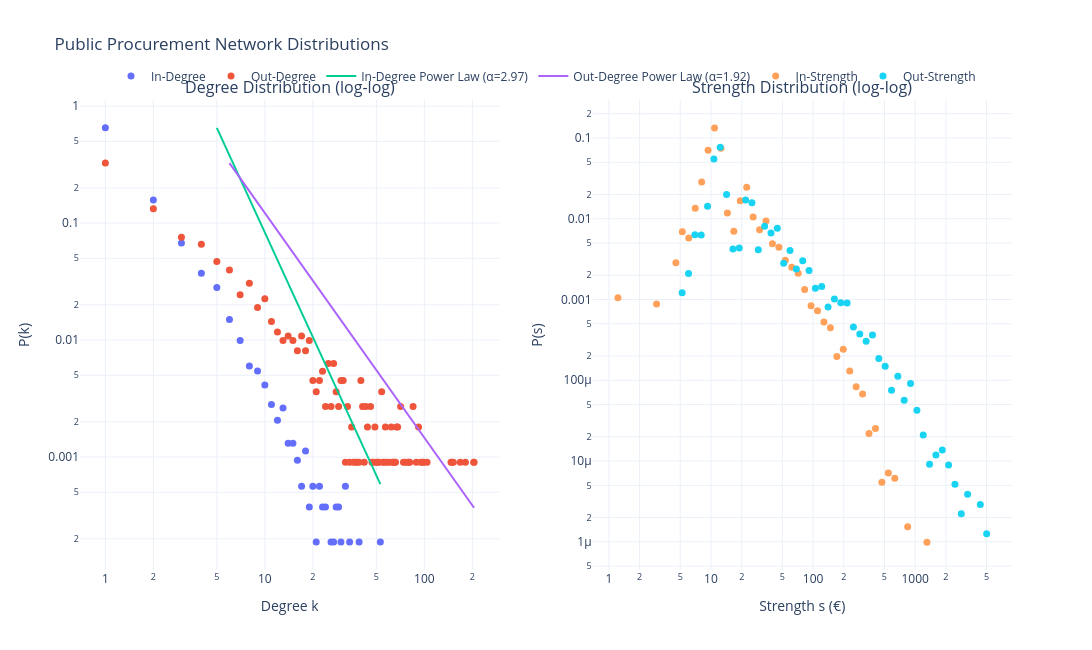

The cell this chart's notebook holds for it:
### Markdown cell above
## <font size=4>**3.1.3 Degree / Weight Distribution**</font> <a class="anchor" id="3.1.3"></a>

[Back to TOC](#toc)

### Code cell
from collections import Counter

import numpy as np
import plotly.graph_objects as go
from plotly.subplots import make_subplots
import powerlaw


def plot_degree_strength_distribution_plotly(
    G,
    weight_attr="weight",
    save_html=None,
    fit_powerlaw=True
):
    """
    Plot log-log degree and strength distributions
    with optional power-law fitting.

    Directed procurement network:
        - In-degree  -> companies receiving contracts
        - Out-degree -> public entities awarding contracts
    """

    # ==================================================
    # DEGREE DISTRIBUTIONS
    # ==================================================
    in_degrees = [
        d for _, d in G.in_degree()
        if d > 0
    ]

    out_degrees = [
        d for _, d in G.out_degree()
        if d > 0
    ]

    # ==================================================
    # STRENGTH DISTRIBUTIONS
    # ==================================================
    in_strengths = [
        d for _, d in G.in_degree(weight=weight_attr)
        if d > 0
    ]

    out_strengths = [
        d for _, d in G.out_degree(weight=weight_attr)
        if d > 0
    ]

    # ==================================================
    # FIGURE SETUP
    # ==================================================
    fig = make_subplots(
        rows=1,
        cols=2,
        subplot_titles=(
            "Degree Distribution (log-log)",
            "Strength Distribution (log-log)"
        )
    )

    # ==================================================
    # DEGREE DISTRIBUTION
    # ==================================================

    # ---------- IN-DEGREE ----------
    degree_counts_in = Counter(in_degrees)

    degrees_in = np.array(sorted(degree_counts_in.keys()))

    probs_in = np.array([
        degree_counts_in[d] / len(in_degrees)
        for d in degrees_in
    ])

    fig.add_trace(
        go.Scatter(
            x=degrees_in,
            y=probs_in,
            mode='markers',
            name='In-Degree',
            marker=dict(size=7),
            hovertemplate=(
                "Degree: %{x}<br>"
                "P(k): %{y:.5f}<extra></extra>"
            )
        ),
        row=1,
        col=1
    )

    # ---------- OUT-DEGREE ----------
    degree_counts_out = Counter(out_degrees)

    degrees_out = np.array(sorted(degree_counts_out.keys()))

    probs_out = np.array([
        degree_counts_out[d] / len(out_degrees)
        for d in degrees_out
    ])

    fig.add_trace(
        go.Scatter(
            x=degrees_out,
            y=probs_out,
            mode='markers',
            name='Out-Degree',
            marker=dict(size=7),
            hovertemplate=(
                "Degree: %{x}<br>"
                "P(k): %{y:.5f}<extra></extra>"
            )
        ),
        row=1,
        col=1
    )

    # ==================================================
    # POWER LAW FITTING
    # ==================================================
    if fit_powerlaw:

        # ------------------------------
        # IN-DEGREE FIT
        # ------------------------------
        fit_in = powerlaw.Fit(
            in_degrees,
            discrete=True,
            verbose=False
        )

        alpha_in = fit_in.alpha
        xmin_in = fit_in.xmin

        x_in = np.linspace(
            xmin_in,
            max(in_degrees),
            100
        )

        y_in = (
            x_in ** (-alpha_in)
        )

        y_in = y_in / y_in.max() * probs_in.max()

        fig.add_trace(
            go.Scatter(
                x=x_in,
                y=y_in,
                mode='lines',
                name=f'In-Degree Power Law (α={alpha_in:.2f})',
                line=dict(width=2)
            ),
            row=1,
            col=1
        )

        # ------------------------------
        # OUT-DEGREE FIT
        # ------------------------------
        fit_out = powerlaw.Fit(
            out_degrees,
            discrete=True,
            verbose=False
        )

        alpha_out = fit_out.alpha
        xmin_out = fit_out.xmin

        x_out = np.linspace(
            xmin_out,
            max(out_degrees),
            100
        )

        y_out = (
            x_out ** (-alpha_out)
        )

        y_out = y_out / y_out.max() * probs_out.max()

        fig.add_trace(
            go.Scatter(
                x=x_out,
                y=y_out,
                mode='lines',
                name=f'Out-Degree Power Law (α={alpha_out:.2f})',
                line=dict(width=2)
            ),
            row=1,
            col=1
        )

        # ==================================================
        # COMPARE DISTRIBUTIONS
        # ==================================================
        R_in, p_in = fit_in.distribution_compare(
            'power_law',
            'lognormal'
        )

        R_out, p_out = fit_out.distribution_compare(
            'power_law',
            'lognormal'
        )

        print("\n==============================")
        print("POWER LAW FIT RESULTS")
        print("==============================")

        print("\nIN-DEGREE")
        print(f"alpha = {alpha_in:.3f}")
        print(f"xmin  = {xmin_in}")
        print(f"R(powerlaw vs lognormal) = {R_in:.3f}")
        print(f"p-value = {p_in:.5f}")

        print("\nOUT-DEGREE")
        print(f"alpha = {alpha_out:.3f}")
        print(f"xmin  = {xmin_out}")
        print(f"R(powerlaw vs lognormal) = {R_out:.3f}")
        print(f"p-value = {p_out:.5f}")

    # ==================================================
    # STRENGTH DISTRIBUTION
    # ==================================================

    # ---------- IN-STRENGTH ----------
    bins_in = np.logspace(
        np.log10(min(in_strengths)),
        np.log10(max(in_strengths)),
        50
    )

    hist_in, bin_edges_in = np.histogram(
        in_strengths,
        bins=bins_in,
        density=True
    )

    centers_in = (
        bin_edges_in[:-1] +
        bin_edges_in[1:]
    ) / 2

    mask_in = hist_in > 0

    fig.add_trace(
        go.Scatter(
            x=centers_in[mask_in],
            y=hist_in[mask_in],
            mode='markers',
            name='In-Strength',
            marker=dict(size=7)
        ),
        row=1,
        col=2
    )

    # ---------- OUT-STRENGTH ----------
    bins_out = np.logspace(
        np.log10(min(out_strengths)),
        np.log10(max(out_strengths)),
        50
    )

    hist_out, bin_edges_out = np.histogram(
        out_strengths,
        bins=bins_out,
        density=True
    )

    centers_out = (
        bin_edges_out[:-1] +
        bin_edges_out[1:]
    ) / 2

    mask_out = hist_out > 0

    fig.add_trace(
        go.Scatter(
            x=centers_out[mask_out],
            y=hist_out[mask_out],
            mode='markers',
            name='Out-Strength',
            marker=dict(size=7)
        ),
        row=1,
        col=2
    )

    # ==================================================
    # AXES
    # ==================================================
    fig.update_xaxes(
        type="log",
        title_text="Degree k",
        row=1,
        col=1
    )

    fig.update_yaxes(
        type="log",
        title_text="P(k)",
        row=1,
        col=1
    )

    fig.update_xaxes(
        type="log",
        title_text="Strength s (€)",
        row=1,
        col=2
    )

    fig.update_yaxes(
        type="log",
        title_text="P(s)",
        row=1,
        col=2
    )

    # ==================================================
    # LAYOUT
    # ==================================================
    fig.update_layout(
        title="Public Procurement Network Distributions",
        template="plotly_white",
        width=1450,
        height=650,
        legend=dict(
            orientation="h",
            yanchor="bottom",
            y=1.02,
            xanchor="center",
            x=0.5
        )
    )

    # ==================================================
    # SAVE
    # ==================================================
    if save_html is not None:
        fig.write_html(save_html)

    fig.show()


# ======================================================
# RUN
# ======================================================

plot_degree_strength_distribution_plotly(
    G_log,
    weight_attr="weight",
    save_html="degree_strength_distribution_powerlaw.html",
    fit_powerlaw=True
)

### Figure 1 — Plotly figure (JSON) as saved in the notebook; plotly's stock layout.template omitted (floating-point values rounded to 4 significant figures)
{"data": [{"hovertemplate": "Degree: %{x}<br>P(k): %{y:.5f}<extra></extra>", "marker": {"size": 7}, "mode": "markers", "name": "In-Degree", "type": "scatter", "x": [1, 2, 3, 4, 5, 6, 7, 8, 9, 10, 11, 12, 13, 14, 15, 16, 17, 18, 19, 20, 21, 22, 23, 24, 26, 27, 28, 29, 30, 32, 34, 39, 53], "xaxis": "x", "y": [0.6514, 0.1575, 0.06763, 0.03728, 0.0281, 0.01499, 0.009929, 0.005995, 0.005433, 0.004121, 0.00281, 0.002061, 0.002623, 0.001311, 0.001311, 0.0009367, 0.000562, 0.001124, 0.0003747, 0.000562, 0.0001873, 0.000562, 0.0003747, 0.0003747, 0.0001873, 0.0001873, 0.0003747, 0.0003747, 0.0001873, 0.000562, 0.0001873, 0.0001873, 0.0001873], "yaxis": "y"}, {"hovertemplate": "Degree: %{x}<br>P(k): %{y:.5f}<extra></extra>", "marker": {"size": 7}, "mode": "markers", "name": "Out-Degree", "type": "scatter", "x": [1, 2, 3, 4, 5, 6, 7, 8, 9, 10, 11, 12, 13, 14, 15, 16, 17, 18, 19, 20, 21, 22, 23, 24, 25, 26, 27, 28, 29, 30, 31, 32, 33, 34, 35, 36, 37, 38, 39, 40, 41, 42, 43, 44, 46, 47, 48, 49, 50, 51, 52, 54, 55, 56, 57, 58, 60, 62, 63, 64, 65, 66, 67, 68, 71, 74, 76, 79, 80, 81, 85, 89, 92, 95, 98, 99, 104, 147, 149, 152, 168, 181, 204, 205], "xaxis": "x", "y": [0.3255, 0.1326, 0.07574, 0.06583, 0.04689, 0.03968, 0.02435, 0.03066, 0.01894, 0.02254, 0.01443, 0.01172, 0.009919, 0.01082, 0.009919, 0.008115, 0.01082, 0.008115, 0.009919, 0.004509, 0.003607, 0.004509, 0.00541, 0.002705, 0.006312, 0.002705, 0.006312, 0.003607, 0.002705, 0.004509, 0.004509, 0.0009017, 0.002705, 0.0009017, 0.001803, 0.0009017, 0.0009017, 0.0009017, 0.0009017, 0.004509, 0.002705, 0.0009017, 0.002705, 0.001803, 0.002705, 0.0009017, 0.0009017, 0.001803, 0.0009017, 0.0009017, 0.0009017, 0.003607, 0.0009017, 0.0009017, 0.001803, 0.0009017, 0.0009017, 0.001803, 0.0009017, 0.0009017, 0.0009017, 0.0009017, 0.001803, 0.001803, 0.002705, 0.0009017, 0.0009017, 0.0009017, 0.0009017, 0.0009017, 0.002705, 0.0009017, 0.001803, 0.0009017, 0.0009017, 0.0009017, 0.0009017, 0.0009017, 0.0009017, 0.0009017, 0.0009017, 0.0009017, 0.0009017, 0.0009017], "yaxis": "y"}, {"line": {"width": 2}, "mode": "lines", "name": "In-Degree Power Law (α=2.97)", "type": "scatter", "x": [5.0, 5.485, 5.97, 6.455, 6.939, 7.424, 7.909, 8.394, 8.879, 9.364, 9.848, 10.33, 10.82, 11.3, 11.79, 12.27, 12.76, 13.24, 13.73, 14.21, 14.7, 15.18, 15.67, 16.15, 16.64, 17.12, 17.61, 18.09, 18.58, 19.06, 19.55, 20.03, 20.52, 21.0, 21.48, 21.97, 22.45, 22.94, 23.42, 23.91, 24.39, 24.88, 25.36, 25.85, 26.33, 26.82, 27.3, 27.79, 28.27, 28.76, 29.24, 29.73, 30.21, 30.7, 31.18, 31.67, 32.15, 32.64, 33.12, 33.61, 34.09, 34.58, 35.06, 35.55, 36.03, 36.52, 37.0, 37.48, 37.97, 38.45, 38.94, 39.42, 39.91, 40.39, 40.88, 41.36, 41.85, 42.33, 42.82, 43.3, 43.79, 44.27, 44.76, 45.24, 45.73, 46.21, 46.7, 47.18, 47.67, 48.15, 48.64, 49.12, 49.61, 50.09, 50.58, 51.06, 51.55, 52.03, 52.52, 53.0], "xaxis": "x", "y": [0.6514, 0.4948, 0.3847, 0.3051, 0.246, 0.2013, 0.1668, 0.1398, 0.1183, 0.101, 0.08697, 0.0754, 0.0658, 0.05777, 0.05099, 0.04524, 0.04032, 0.03609, 0.03244, 0.02926, 0.02648, 0.02405, 0.02191, 0.02001, 0.01833, 0.01683, 0.01549, 0.01429, 0.01321, 0.01224, 0.01136, 0.01056, 0.009834, 0.009175, 0.008574, 0.008024, 0.00752, 0.007058, 0.006633, 0.006241, 0.00588, 0.005546, 0.005237, 0.00495, 0.004685, 0.004438, 0.004208, 0.003993, 0.003793, 0.003606, 0.003432, 0.003268, 0.003115, 0.002971, 0.002836, 0.002709, 0.002589, 0.002477, 0.00237, 0.00227, 0.002176, 0.002086, 0.002002, 0.001922, 0.001846, 0.001774, 0.001706, 0.001641, 0.00158, 0.001521, 0.001466, 0.001413, 0.001363, 0.001315, 0.001269, 0.001225, 0.001183, 0.001144, 0.001106, 0.001069, 0.001034, 0.001001, 0.0009693, 0.0009387, 0.0009095, 0.0008814, 0.0008545, 0.0008287, 0.0008039, 0.0007801, 0.0007572, 0.0007353, 0.0007141, 0.0006938, 0.0006742, 0.0006554, 0.0006372, 0.0006198, 0.0006029, 0.0005867], "yaxis": "y"}, {"line": {"width": 2}, "mode": "lines", "name": "Out-Degree Power Law (α=1.92)", "type": "scatter", "x": [6.0, 8.01, 10.02, 12.03, 14.04, 16.05, 18.06, 20.07, 22.08, 24.09, 26.1, 28.11, 30.12, 32.13, 34.14, 36.15, 38.16, 40.17, 42.18, 44.19, 46.2, 48.21, 50.22, 52.23, 54.24, 56.25, 58.26, 60.27, 62.28, 64.29, 66.3, 68.31, 70.32, 72.33, 74.34, 76.35, 78.36, 80.37, 82.38, 84.39, 86.4, 88.41, 90.42, 92.43, 94.44, 96.45, 98.46, 100.5, 102.5, 104.5, 106.5, 108.5, 110.5, 112.5, 114.5, 116.6, 118.6, 120.6, 122.6, 124.6, 126.6, 128.6, 130.6, 132.6, 134.6, 136.7, 138.7, 140.7, 142.7, 144.7, 146.7, 148.7, 150.7, 152.7, 154.7, 156.8, 158.8, 160.8, 162.8, 164.8, 166.8, 168.8, 170.8, 172.8, 174.8, 176.9, 178.9, 180.9, 182.9, 184.9, 186.9, 188.9, 190.9, 192.9, 194.9, 197.0, 199.0, 201.0, 203.0, 205.0], "xaxis": "x", "y": [0.3255, 0.1868, 0.1215, 0.08553, 0.06356, 0.04915, 0.03918, 0.03199, 0.02663, 0.02253, 0.01931, 0.01675, 0.01467, 0.01295, 0.01153, 0.01033, 0.009309, 0.008434, 0.007679, 0.007022, 0.006447, 0.005941, 0.005492, 0.005093, 0.004737, 0.004417, 0.004129, 0.003868, 0.003632, 0.003417, 0.003221, 0.003041, 0.002876, 0.002725, 0.002585, 0.002456, 0.002336, 0.002225, 0.002122, 0.002026, 0.001937, 0.001853, 0.001774, 0.001701, 0.001632, 0.001567, 0.001507, 0.001449, 0.001395, 0.001344, 0.001296, 0.00125, 0.001207, 0.001166, 0.001127, 0.00109, 0.001054, 0.001021, 0.0009889, 0.0009585, 0.0009295, 0.0009018, 0.0008753, 0.00085, 0.0008258, 0.0008026, 0.0007804, 0.0007591, 0.0007387, 0.0007191, 0.0007003, 0.0006822, 0.0006649, 0.0006482, 0.0006321, 0.0006166, 0.0006017, 0.0005873, 0.0005735, 0.0005601, 0.0005472, 0.0005348, 0.0005227, 0.0005111, 0.0004999, 0.000489, 0.0004785, 0.0004684, 0.0004585, 0.000449, 0.0004398, 0.0004308, 0.0004221, 0.0004137, 0.0004056, 0.0003977, 0.00039, 0.0003825, 0.0003753, 0.0003682], "yaxis": "y"}, {"marker": {"size": 7}, "mode": "markers", "name": "In-Strength", "type": "scatter", "x": [1.227, 2.932, 4.532, 5.24, 6.059, 7.006, 8.101, 9.367, 10.83, 12.52, 14.48, 16.74, 19.36, 22.38, 25.88, 29.93, 34.6, 40.01, 46.26, 53.49, 61.85, 71.52, 82.69, 95.62, 110.6, 127.8, 147.8, 170.9, 197.6, 228.5, 264.2, 305.5, 353.2, 408.4, 472.3, 546.1, 631.4, 844.2, 1305.0], "xaxis": "x2", "y": [0.001054, 0.0008819, 0.002852, 0.006907, 0.00576, 0.01347, 0.02856, 0.0708, 0.1336, 0.07484, 0.01178, 0.007026, 0.01676, 0.0246, 0.01049, 0.0073, 0.009377, 0.004911, 0.004443, 0.003069, 0.002508, 0.002115, 0.001329, 0.0008382, 0.0007249, 0.0005258, 0.000446, 0.0001967, 0.000242, 0.0001301, 8.318e-05, 6.77e-05, 2.196e-05, 2.532e-05, 5.475e-06, 7.102e-06, 6.142e-06, 1.531e-06, 9.906e-07], "yaxis": "y2"}, {"marker": {"size": 7}, "mode": "markers", "name": "Out-Strength", "type": "scatter", "x": [5.222, 6.025, 6.952, 8.021, 9.255, 10.68, 12.32, 14.22, 16.4, 18.92, 21.84, 25.19, 29.07, 33.54, 38.7, 44.65, 51.52, 59.44, 68.58, 79.13, 91.3, 105.3, 121.5, 140.2, 161.8, 186.7, 215.4, 248.6, 286.8, 330.9, 381.8, 440.5, 508.3, 586.4, 676.6, 780.7, 900.8, 1039.0, 1199.0, 1384.0, 1596.0, 1842.0, 2125.0, 2452.0, 2829.0, 3264.0, 4346.0, 5014.0], "xaxis": "x2", "y": [0.001209, 0.002096, 0.006357, 0.006297, 0.01433, 0.05499, 0.07687, 0.01999, 0.004234, 0.004337, 0.01706, 0.01579, 0.004127, 0.008094, 0.006689, 0.007636, 0.002819, 0.004036, 0.002393, 0.003032, 0.002282, 0.001378, 0.001454, 0.0008103, 0.001014, 0.000913, 0.0009086, 0.0004572, 0.0003743, 0.0003053, 0.0003638, 0.0001863, 0.0001491, 7.536e-05, 0.000112, 5.661e-05, 9.112e-05, 4.252e-05, 2.106e-05, 9.126e-06, 1.186e-05, 1.371e-05, 8.912e-06, 5.149e-06, 2.231e-06, 3.868e-06, 2.906e-06, 1.259e-06], "yaxis": "y2"}], "layout": {"annotations": [{"font": {"size": 16}, "showarrow": false, "text": "Degree Distribution (log-log)", "x": 0.225, "xanchor": "center", "xref": "paper", "y": 1, "yanchor": "bottom", "yref": "paper"}, {"font": {"size": 16}, "showarrow": false, "text": "Strength Distribution (log-log)", "x": 0.775, "xanchor": "center", "xref": "paper", "y": 1, "yanchor": "bottom", "yref": "paper"}], "height": 650, "legend": {"orientation": "h", "x": 0.5, "xanchor": "center", "y": 1.02, "yanchor": "bottom"}, "title": {"text": "Public Procurement Network Distributions"}, "width": 1450, "xaxis": {"anchor": "y", "domain": [0, 0.45], "title": {"text": "Degree k"}, "type": "log"}, "xaxis2": {"anchor": "y2", "domain": [0.55, 1], "title": {"text": "Strength s (€)"}, "type": "log"}, "yaxis": {"anchor": "x", "domain": [0, 1], "title": {"text": "P(k)"}, "type": "log"}, "yaxis2": {"anchor": "x2", "domain": [0, 1], "title": {"text": "P(s)"}, "type": "log"}}}
